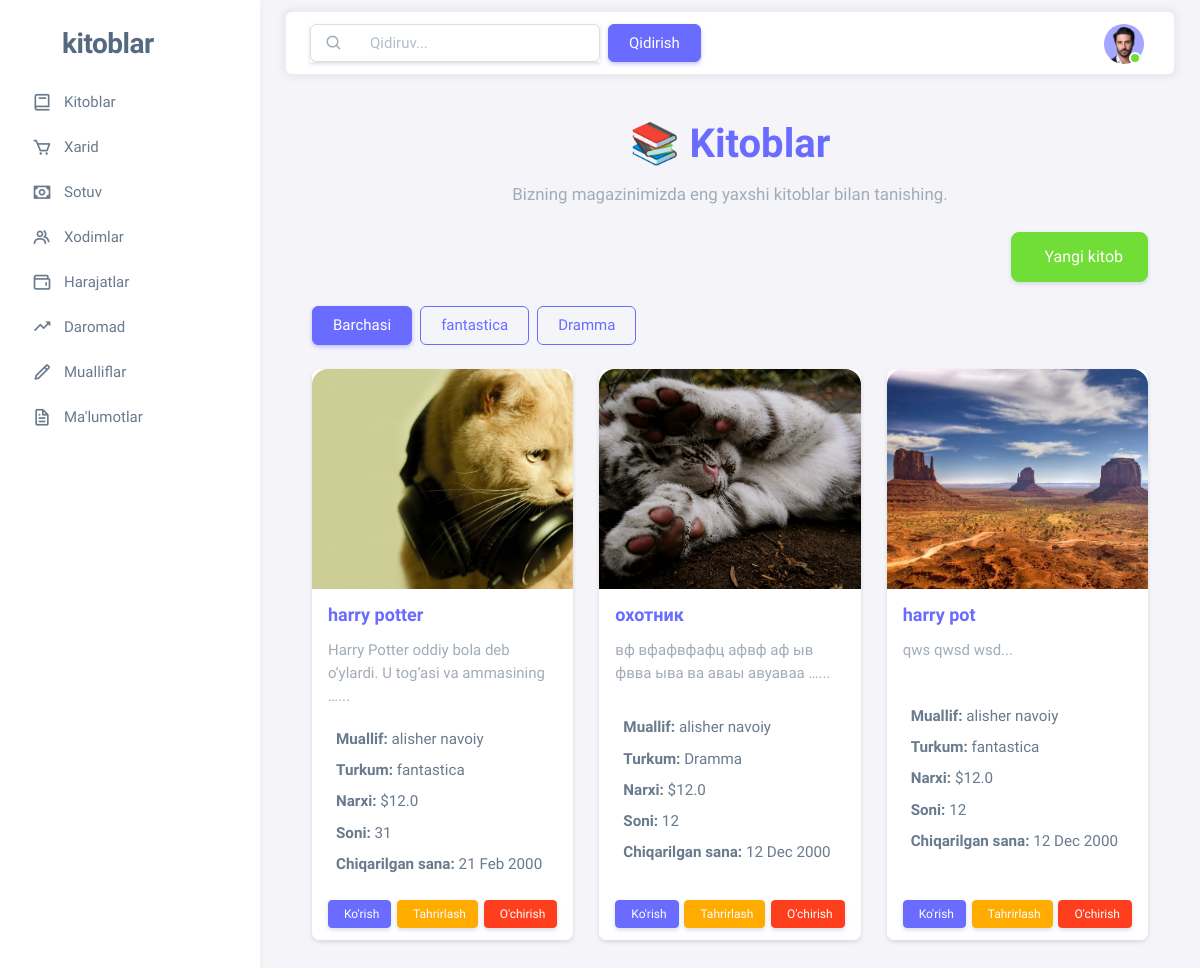
The app's page / (signed in), older data.
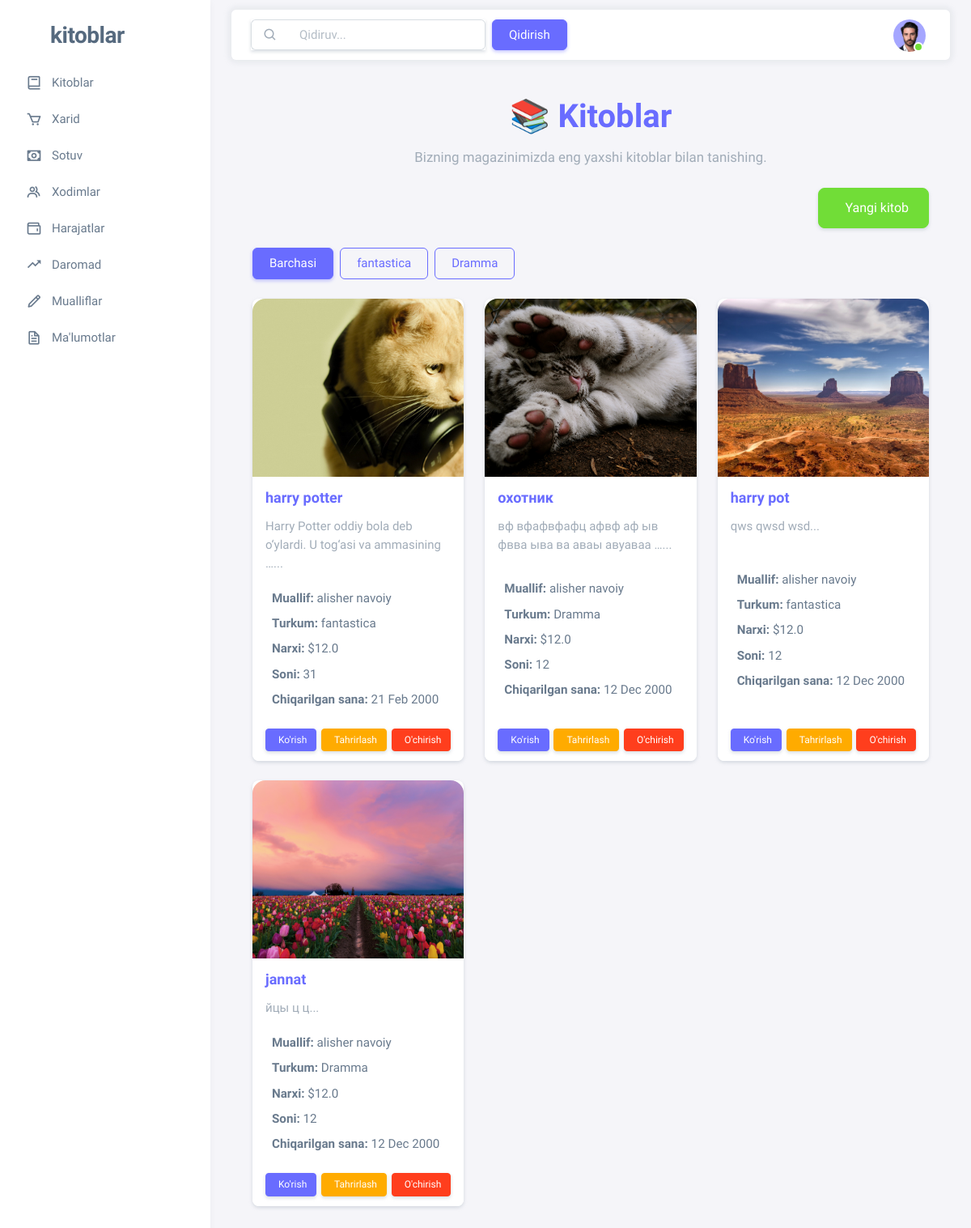
The same page, newer data.
### home/models.py (models this page shows, shortened)
class References(models.Model):
    TYPE_CHOICES=[
         ('Kitob turi','Kitob turi'),
         ('Jinsi','Jinsi'),
         ('Chiqim','Chiqim')
    ]
    type = models.CharField(max_length=255,choices=TYPE_CHOICES,verbose_name="Turi")
    value = models.CharField(max_length=255,verbose_name="Qiymati")
    is_deleted = models.BooleanField(default=False)
    class Meta:
        db_table = 'Reference'

class Book(models.Model):
    name = models.CharField(max_length=255, verbose_name="Kitob nomi")
    image = models.ImageField(upload_to='media', verbose_name="Kitob rasmi")
    author = models.ForeignKey(to=Author, on_delete=models.CASCADE, related_name="book_author_author")
    category = models.ForeignKey(to=References, on_delete=models.CASCADE, related_name="book_category_reference")
    description = models.TextField(verbose_name="Ma'lumot")
    price = models.FloatField()
    quantity=models.IntegerField(default=0)
    created_at = models.DateField(verbose_name="Kitob yozilgan yil")
    is_deleted = models.BooleanField(default=False)
    class Meta:
        db_table = 'Book'

class Author(models.Model):
    full_name = models.CharField(max_length=100)
    birth_date = models.DateField()
    country = models.CharField(max_length=100)
    is_deleted = models.BooleanField(default=False)
    class Meta:
        db_table = 'Author'
    def __str__(self):
        return self.full_name

### home/views.py (the view)
# urls.py: 2. Add a URL to urlpatterns:  path('', views.home, name='home')
@login_required(login_url='login')
def home(request):
    all_books = Book.objects.filter(is_deleted=False)
    categories = References.objects.filter(type='Kitob turi', is_deleted=False)
    selected_category = request.GET.get('category', None)
    if selected_category:
        all_books = all_books.filter(category__id=selected_category)
    qidiruv = request.GET.get('q', None)
    if qidiruv:
        all_books = all_books.filter(name__icontains=qidiruv)
    context = {
        'all_books': all_books,
        'categories': categories,
        'selected_category': selected_category,
    }
    return render(request, "index.html", context=context)

### templates/index.html (shortened to what this page needs)
{% extends 'base.html' %}
{% block content %}
<div class="container my-5">
    <div class="text-center mb-4">
        <h1 class="display-4 fw-bold text-primary">📚 Kitoblar</h1>
        <p class="lead text-muted">Bizning magazinimizda eng yaxshi kitoblar bilan tanishing.</p>
    </div>
    <div class="mb-4 text-end">
        <a href="{% url 'book_create' %}" class="btn btn-success btn-lg shadow-sm">
             Yangi kitob
        </a>
    </div>
    <div class="mb-4 d-flex flex-wrap gap-2">
        <a href="{% url 'home' %}" class="btn {% if not selected_category %}btn-primary{% else %}btn-outline-primary{% endif %}">
            Barchasi
        </a>
        {% for cat in categories %}
            <a href="?category={{ cat.id }}" class="btn {% if selected_category == cat.id|stringformat:"s" %}btn-primary{% else %}btn-outline-primary{% endif %}">
                {{ cat.value }}
            </a>
        {% endfor %}
    </div>
    <div class="row">
        {% if all_books %}
            {% for book in all_books %}
                <div class="col-md-4 mb-4">
                    <div class="card h-100 shadow-sm border-0 rounded-4">
                        {% if book.image %}
                            <img src="{{ book.image.url }}" class="card-img-top rounded-top-4" alt="{{ book.name }}">
                        {% else %}
                            <img src="https://via.placeholder.com/350x220?text=Kitob+rasmi" class="card-img-top rounded-top-4" alt="No image">
                        {% endif %}
                        <div class="card-body d-flex flex-column">
                            <h5 class="card-title fw-bold text-primary">{{ book.name }}</h5>
                            <p class="card-text text-muted mb-3">{{ book.description|truncatewords:10 }}...</p>
                            <ul class="list-group list-group-flush flex-grow-1">
                                <li class="list-group-item px-0 py-1"><strong>Muallif:</strong> {{ book.author }}</li>
                                <li class="list-group-item px-0 py-1">
                                    <strong>Turkum:</strong> {{ book.category.value }}
                                </li>
                                <li class="list-group-item px-0 py-1"><strong>Narxi:</strong> ${{ book.price }}</li>
                                <li class="list-group-item px-0 py-1"><strong>Soni:</strong> {{ book.quantity }}</li>
                                <li class="list-group-item px-0 py-1"><strong>Chiqarilgan sana:</strong> {{ book.created_at|date:"d M Y" }}</li>
                            </ul>
                        </div>
                        <div class="card-footer bg-white border-0 d-flex justify-content-between">
                            <a href="{% url 'read_book' book.pk %}" class="btn btn-primary btn-sm shadow-sm">
                                 Ko'rish
                            </a>
                            <a href="{% url 'book_update' book.pk %}" class="btn btn-warning btn-sm shadow-sm">
                                 Tahrirlash
                            </a>
                            <a href="{% url 'book_delete' book.pk %}" class="btn btn-danger btn-sm shadow-sm">
                                 O'chirish
                            </a>
                        </div>
                    </div>
                </div>
            {% endfor %}
        {% else %}
            <div class="col-12 text-center text-muted">
                <p>📭 Hozircha mavjud kitoblar yo'q.</p>
            </div>
        {% endif %}
    </div>
</div>
{% endblock content %}

### templates/base.html (shortened to what this page needs)
{% load static %}
<!DOCTYPE html>
<html
  lang="en"
  class="light-style layout-menu-fixed"
  dir="ltr"
  data-theme="theme-default"
  data-assets-path="{% static 'assets/' %} "
  data-template="vertical-menu-template-free"
>
  <head>
    <link rel="stylesheet" href="{% static '/assets/vendor/fonts/boxicons.css' %}" />
    <link rel="stylesheet" href="{% static '/assets/vendor/css/core.css' %}" class="template-customizer-core-css" />
    <link rel="stylesheet" href="{% static '/assets/vendor/css/theme-default.css' %}" class="template-customizer-theme-css" />
    <link rel="stylesheet" href="{% static '/assets/css/demo.css' %}" />
    <link rel="stylesheet" href="{% static '/assets/vendor/libs/perfect-scrollbar/perfect-scrollbar.css' %}" />
    <link rel="stylesheet" href="{% static '/assets/vendor/libs/apex-charts/apex-charts.css' %}" />
  </head>
  <body>
    <div class="layout-wrapper layout-content-navbar">
      <div class="layout-container">
        <aside id="layout-menu" class="layout-menu menu-vertical menu bg-menu-theme">
          <div class="app-brand demo">
            <a href="{% url 'home' %}.html" class="app-brand-link">
              <span class="app-brand-logo demo">
              </span>
              <a href="{% url 'home' %}" class="app-brand-text demo menu-text fw-bolder ms-2">Kitoblar</a>
            </a>
          </div>
          <ul class="menu-inner py-1">
            <li class="menu-item ">
              <a href="{% url 'home' %}" class="menu-link">
                <i class="menu-icon tf-icons bx bx-book"></i>
                <div data-i18n="Analytics">Kitoblar</div>
              </a>
            </li>
            <li class="menu-item ">
              <a href="{% url 'expence_view' %}" class="menu-link">
                <i class="menu-icon tf-icons bx bx-cart"></i>
                <div data-i18n="Analytics">Xarid</div>
              </a>
            </li>
            <li class="menu-item ">
              <a href="{% url 'sell_view' %}" class="menu-link">
                <i class="menu-icon tf-icons bx bx-money"></i>
                <div data-i18n="Analytics">Sotuv</div>
              </a>
            </li>
            <li class="menu-item ">
              <a href="{% url 'staff_view'%}" class="menu-link">
                <i class="menu-icon tf-icons bx bx-group"></i>
                <div data-i18n="Analytics">Xodimlar</div>
              </a>
            </li>
            <li class="menu-item ">
              <a href="{% url 'output_view' %}" class="menu-link">
                <i class="menu-icon tf-icons bx bx-wallet"></i>
                <div data-i18n="Analytics">Harajatlar</div>
              </a>
            </li>
             <li class="menu-item ">
              <a href="{% url 'income_calc' %}" class="menu-link">
                <i class="menu-icon tf-icons bx bx-trending-up"></i>
                <div data-i18n="Analytics">Daromad</div>
              </a>
            </li>
            <li class="menu-item ">
              <a href="{% url 'author_view' %}" class="menu-link">
                <i class="menu-icon tf-icons bx bx-pencil"></i>
                <div data-i18n="Analytics">Mualliflar</div>
              </a>
            </li>
            <li class="menu-item ">
              <a href="{% url 'reference_view' %}" class="menu-link">
                <i class="menu-icon tf-icons	bx bx-file"></i>
                <div data-i18n="Analytics">Ma'lumotlar</div>
              </a>
            </li>
        </aside>
        <div class="layout-page">
          <nav
            class="layout-navbar container-xxl navbar navbar-expand-xl navbar-detached align-items-center bg-navbar-theme"
            id="layout-navbar"
          >
            <div class="navbar-nav-right d-flex align-items-center" id="navbar-collapse">
<div class="navbar-nav align-items-center">
  <form action="" method="get" class="d-flex align-items-center gap-2">
    <div class="input-group shadow-sm">
      <span class="input-group-text bg-white border-end-0">
        <i class="bx bx-search fs-5 text-muted"></i>
      </span>
      <input
        type="text"
        name="q"
        class="form-control border-start-0"
        placeholder="Qidiruv..."
        aria-label="Qidiruv"
      />
    </div>
    <button type="submit" class="btn btn-primary">
      Qidirish
    </button>
  </form>
</div>
<ul class="navbar-nav flex-row align-items-center ms-auto">
  <li class="nav-item dropdown">
    <a
      class="nav-link dropdown-toggle hide-arrow"
      href="#"
      data-bs-toggle="dropdown"
    >
      <div class="avatar avatar-online">
        <img src="{% static 'assets/img/avatars/1.png' %}" alt class="w-px-40 h-auto rounded-circle" />
      </div>
    </a>
  </li>
</ul>
            </div>
          </nav>
          <div class=container>
            {% block content %}
            {% endblock content %}
            </div>
              </div>
            </div>
          </div>
  </body>
</html>

### static/assets/css/demo.css (style rules this page uses)
.menu .app-brand.demo { height: 64px; margin-top: 12px; }
.app-brand-logo.demo svg { width: 22px; height: 38px; }
.app-brand-text.demo { font-size: 1.75rem; letter-spacing: -0.5px; text-transform: lowercase; }

### templates/index.html (style rules this page uses)
.card { display: flex; flex-direction: column; height: 520px; transition: transform 0.3s ease, box-shadow 0.3s ease; }
.card-img-top { object-fit: cover; height: 220px; border-top-left-radius: 1rem; border-top-right-radius: 1rem; }
.card-body { flex-grow: 1; overflow: hidden; padding: 1rem 1rem 0.5rem 1rem; display: flex; flex-direction: column; }
.card-title { flex-shrink: 0; }
.card-text { flex-grow: 1; overflow: hidden; text-overflow: ellipsis; display: -webkit-box; -webkit-line-clamp: 5; -webkit-box-orient: vertical; margin-bottom: 0.5rem; }
.list-group { margin-top: auto; flex-shrink: 0; }
.card-footer { border: none; background: white; padding: 0.75rem 1rem; flex-shrink: 0; display: flex; justify-content: space-between; align-items: center; }
.card-footer a { transition: background-color 0.3s ease, color 0.3s ease; }
.list-group-item { border: none; padding-left: 0; padding-right: 0; font-size: 0.95rem; }

Row changes from the older to the newer data that the page shows:
added Book: image (picture), name "jannat", description "йцы ц ц", author "alisher navoiy", category.value "Dramma", price "12.0", quantity "12", created_at "12 Dec 2000"
